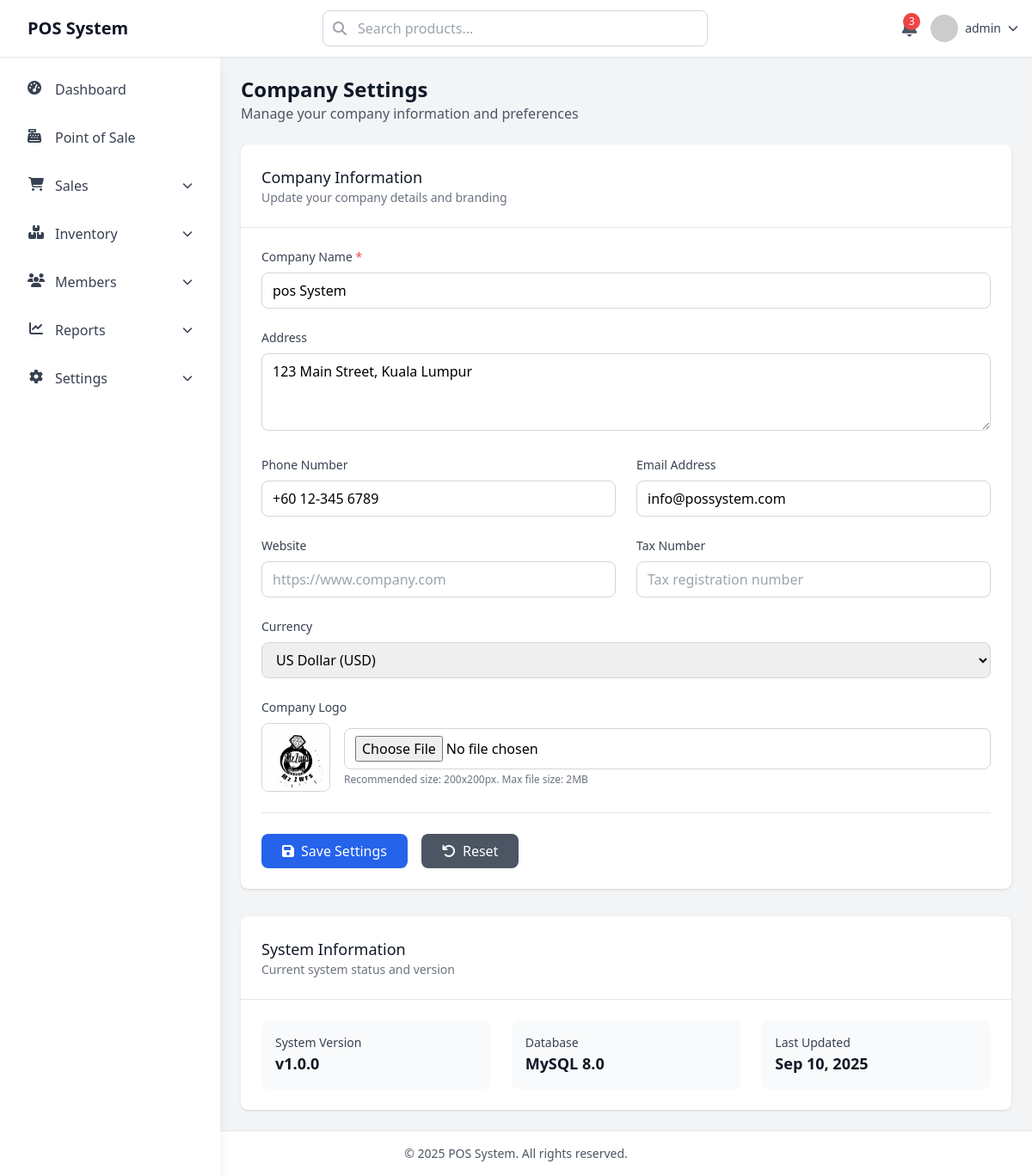
Screenshot of /company-settings.php (signed in) with the database file from the repository.
### tables this page shows
CREATE TABLE IF NOT EXISTS `company_settings` (
  `id` int NOT NULL AUTO_INCREMENT,
  `company_name` varchar(255) NOT NULL,
  `address` text,
  `phone` varchar(50) DEFAULT NULL,
  `email` varchar(255) DEFAULT NULL,
  `website` varchar(255) DEFAULT NULL,
  `tax_number` varchar(100) DEFAULT NULL,
  `currency` varchar(10) DEFAULT 'MYR',
  `logo` varchar(255) DEFAULT NULL,
  `created_at` timestamp NULL DEFAULT CURRENT_TIMESTAMP,
  `updated_at` timestamp NULL DEFAULT CURRENT_TIMESTAMP ON UPDATE CURRENT_TIMESTAMP,
  PRIMARY KEY (`id`)
);

### company-settings.php (the view, shortened to what this page needs)
<?php
include 'include/conn.php';
include 'include/head.php';
include 'include/header.php';
include 'include/sidebar.php';
$query_settings = mysqli_query($conn, "SELECT * FROM company_settings WHERE id = 1");
$settings = mysqli_fetch_array($query_settings);
?>
<div class="main-content ml-0 lg:ml-64 pt-16">
    <div class="p-4 md:p-6">
        <div class="mb-6">
            <h1 class="text-2xl font-bold text-gray-900">Company Settings</h1>
            <p class="text-gray-600">Manage your company information and preferences</p>
        </div>
        <div class="bg-white rounded-lg shadow">
            <div class="p-6 border-b border-gray-200">
                <h2 class="text-lg font-medium text-gray-900">Company Information</h2>
                <p class="text-sm text-gray-500">Update your company details and branding</p>
            </div>
            <form id="company-settings-form" class="p-6 space-y-6">
                <div>
                    <label for="company_name" class="block text-sm font-medium text-gray-700 mb-2">
                        Company Name <span class="text-red-500">*</span>
                    </label>
                    <input type="text"
                           id="company_name"
                           name="company_name"
                           value="<?= htmlspecialchars($settings['company_name'] ?? '') ?>"
                           class="w-full px-3 py-2 border border-gray-300 rounded-lg focus:ring-2 focus:ring-blue-500 focus:border-transparent"
                           required>
                </div>
                <div>
                    <label for="address" class="block text-sm font-medium text-gray-700 mb-2">
                        Address
                    </label>
                    <textarea id="address"
                              name="address"
                              rows="3"
                              class="w-full px-3 py-2 border border-gray-300 rounded-lg focus:ring-2 focus:ring-blue-500 focus:border-transparent"
                              placeholder="Enter company address"><?= htmlspecialchars($settings['address'] ?? '') ?></textarea>
                </div>
                <div class="grid grid-cols-1 md:grid-cols-2 gap-6">
                    <div>
                        <label for="phone" class="block text-sm font-medium text-gray-700 mb-2">
                            Phone Number
                        </label>
                        <input type="tel"
                               id="phone"
                               name="phone"
                               value="<?= htmlspecialchars($settings['phone'] ?? '') ?>"
                               class="w-full px-3 py-2 border border-gray-300 rounded-lg focus:ring-2 focus:ring-blue-500 focus:border-transparent"
                               placeholder="+60 12-345 6789">
                    </div>
                    <div>
                        <label for="email" class="block text-sm font-medium text-gray-700 mb-2">
                            Email Address
                        </label>
                        <input type="email"
                               id="email"
                               name="email"
                               value="<?= htmlspecialchars($settings['email'] ?? '') ?>"
                               class="w-full px-3 py-2 border border-gray-300 rounded-lg focus:ring-2 focus:ring-blue-500 focus:border-transparent"
                               placeholder="info@company.com">
                    </div>
                </div>
                <div class="grid grid-cols-1 md:grid-cols-2 gap-6">
                    <div>
                        <label for="website" class="block text-sm font-medium text-gray-700 mb-2">
                            Website
                        </label>
                        <input type="url"
                               id="website"
                               name="website"
                               value="<?= htmlspecialchars($settings['website'] ?? '') ?>"
                               class="w-full px-3 py-2 border border-gray-300 rounded-lg focus:ring-2 focus:ring-blue-500 focus:border-transparent"
                               placeholder="https://www.company.com">
                    </div>
                    <div>
                        <label for="tax_number" class="block text-sm font-medium text-gray-700 mb-2">
                            Tax Number
                        </label>
                        <input type="text"
                               id="tax_number"
                               name="tax_number"
                               value="<?= htmlspecialchars($settings['tax_number'] ?? '') ?>"
                               class="w-full px-3 py-2 border border-gray-300 rounded-lg focus:ring-2 focus:ring-blue-500 focus:border-transparent"
                               placeholder="Tax registration number">
                    </div>
                </div>
                <div>
                    <label for="currency" class="block text-sm font-medium text-gray-700 mb-2">
                        Currency
                    </label>
                    <select id="currency"
                            name="currency"
                            class="w-full px-3 py-2 border border-gray-300 rounded-lg focus:ring-2 focus:ring-blue-500 focus:border-transparent">
                        <option value="USD" <?= ($settings['currency'] ?? '') == 'USD' ? 'selected' : '' ?>>US Dollar (USD)</option>
                    </select>
                </div>
                <div>
                    <label for="logo" class="block text-sm font-medium text-gray-700 mb-2">
                        Company Logo
                    </label>
                    <div class="flex items-center space-x-4">
                        <div class="flex-shrink-0">
                            <?php if (!empty($settings['logo'])): ?>
                                <img id="logo-preview"
                                     src="<?= htmlspecialchars($settings['logo']) ?>"
                                     alt="Company Logo"
                                     class="h-20 w-20 object-cover rounded-lg border border-gray-300">
                            <?php endif; ?>
                        </div>
                        <div class="flex-1">
                            <input type="file"
                                   id="logo"
                                   name="logo"
                                   accept="image/*"
                                   class="w-full px-3 py-2 border border-gray-300 rounded-lg focus:ring-2 focus:ring-blue-500 focus:border-transparent">
                            <p class="text-xs text-gray-500 mt-1">Recommended size: 200x200px. Max file size: 2MB</p>
                        </div>
                    </div>
                </div>
                <div class="flex flex-col sm:flex-row gap-4 pt-6 border-t border-gray-200">
                    <button type="submit"
                            class="flex-1 sm:flex-none bg-blue-600 text-white px-6 py-2 rounded-lg hover:bg-blue-700 focus:ring-2 focus:ring-blue-500 focus:ring-offset-2 transition-colors">
                        <i class="fas fa-save mr-2"></i>Save Settings
                    </button>
                    <button type="button"
                            id="reset-form"
                            class="flex-1 sm:flex-none bg-gray-600 text-white px-6 py-2 rounded-lg hover:bg-gray-700 focus:ring-2 focus:ring-gray-500 focus:ring-offset-2 transition-colors">
                        <i class="fas fa-undo mr-2"></i>Reset
                    </button>
                </div>
            </form>
        </div>
        <div class="mt-8 bg-white rounded-lg shadow">
            <div class="p-6 border-b border-gray-200">
                <h2 class="text-lg font-medium text-gray-900">System Information</h2>
                <p class="text-sm text-gray-500">Current system status and version</p>
            </div>
            <div class="p-6">
                <div class="grid grid-cols-1 md:grid-cols-2 lg:grid-cols-3 gap-6">
                    <div class="bg-gray-50 p-4 rounded-lg">
                        <h3 class="text-sm font-medium text-gray-700">System Version</h3>
                        <p class="text-lg font-semibold text-gray-900">v1.0.0</p>
                    </div>
                    <div class="bg-gray-50 p-4 rounded-lg">
                        <h3 class="text-sm font-medium text-gray-700">Database</h3>
                        <p class="text-lg font-semibold text-gray-900">MySQL 8.0</p>
                    </div>
                    <div class="bg-gray-50 p-4 rounded-lg">
                        <h3 class="text-sm font-medium text-gray-700">Last Updated</h3>
                        <p class="text-lg font-semibold text-gray-900"><?= date('M d, Y', strtotime($settings['updated_at'] ?? 'now')) ?></p>
                    </div>
                </div>
            </div>
        </div>
    </div>
</div>
<?php include 'include/footer.php'; ?>

### include/head.php (style rules this page uses)
:root { --vh: 1vh; }

### rows the page displays
company_settings: company_name "pos System", address "123 Main Street, Kuala Lumpur", phone "+60 12-345 6789", email "info@possystem.com", currency "US Dollar (USD)", logo (picture), updated_at "Sep 10, 2025"

### other values shown
$_SESSION['username'] "admin"
